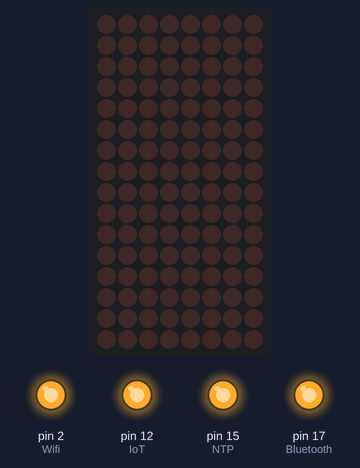
Bench run of a sketch on a simulated Arduino Uno, built with avr-gcc and run on an emulated ATmega328P. Parts: 8×16 LED matrix, output pins drawn as LEDs (lit = HIGH).

Above: at 0.1 s.
Timing chart, 0 to 1.6 s (numbered marks = the images above):
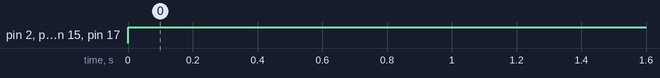

The sketch:

close.ino
```cpp
#include <Wire.h>
#include <Adafruit_GFX.h>
#include "Adafruit_LEDBackpack.h"

Adafruit_8x16minimatrix matrix = Adafruit_8x16minimatrix();

void setup() {
  // put your setup code here, to run once:
  matrix.begin(0x70);
  pinMode(17, OUTPUT);    // Bluetooth
  pinMode(2, OUTPUT);     // Wifi
  pinMode(15, OUTPUT);    // NTP
  pinMode(12, OUTPUT);    // IoT
}

void loop() {
  // put your main code here, to run repeatedly:
    matrix.setTextColor(LED_OFF);
    digitalWrite(17,HIGH);
    digitalWrite(2,HIGH);
    digitalWrite(15,HIGH);
    digitalWrite(12,HIGH);
}
```

Measured:
- by itself, pin 2 (Wifi), pin 12 (IoT), pin 15 (NTP), pin 17 (Bluetooth): LOW → HIGH at 0.00 s
